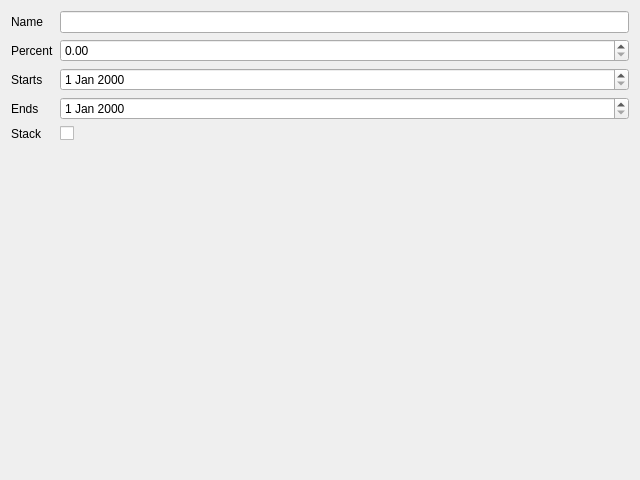
<?xml version="1.0" encoding="UTF-8"?>
<!-- SPDX-License-Identifier: MIT -->
<ui version="4.0">
 <class>DiscountDialog</class>
 <widget class="QDialog" name="DiscountDialog">
  <property name="geometry">
   <rect>
    <x>0</x>
    <y>0</y>
    <width>640</width>
    <height>480</height>
   </rect>
  </property>
  <property name="windowTitle">
   <string>Discount</string>
  </property>
  <layout class="QFormLayout" name="formLayout">
   <item row="0" column="0">
    <widget class="QLabel" name="label_nameEdit">
     <property name="text">
      <string>Name</string>
     </property>
     <property name="buddy">
      <cstring>nameEdit</cstring>
     </property>
    </widget>
   </item>
   <item row="0" column="1">
    <widget class="QLineEdit" name="nameEdit"/>
   </item>
   <item row="1" column="0">
    <widget class="QLabel" name="label_percentEdit">
     <property name="text">
      <string>Percent</string>
     </property>
     <property name="buddy">
      <cstring>percentEdit</cstring>
     </property>
    </widget>
   </item>
   <item row="1" column="1">
    <widget class="QDoubleSpinBox" name="percentEdit"/>
   </item>
   <item row="2" column="0">
    <widget class="QLabel" name="label_startsEdit">
     <property name="text">
      <string>Starts</string>
     </property>
     <property name="buddy">
      <cstring>startsEdit</cstring>
     </property>
    </widget>
   </item>
   <item row="2" column="1">
    <widget class="QDateEdit" name="startsEdit"/>
   </item>
   <item row="3" column="0">
    <widget class="QLabel" name="label_endsEdit">
     <property name="text">
      <string>Ends</string>
     </property>
     <property name="buddy">
      <cstring>endsEdit</cstring>
     </property>
    </widget>
   </item>
   <item row="3" column="1">
    <widget class="QDateEdit" name="endsEdit"/>
   </item>
   <item row="4" column="0">
    <widget class="QLabel" name="label_stackCheck">
     <property name="text">
      <string>Stack</string>
     </property>
     <property name="buddy">
      <cstring>stackCheck</cstring>
     </property>
    </widget>
   </item>
   <item row="4" column="1">
    <widget class="QCheckBox" name="stackCheck"/>
   </item>
  </layout>
 </widget>
 <tabstops>
  <tabstop>nameEdit</tabstop>
  <tabstop>percentEdit</tabstop>
  <tabstop>startsEdit</tabstop>
  <tabstop>endsEdit</tabstop>
  <tabstop>stackCheck</tabstop>
 </tabstops>
</ui>
